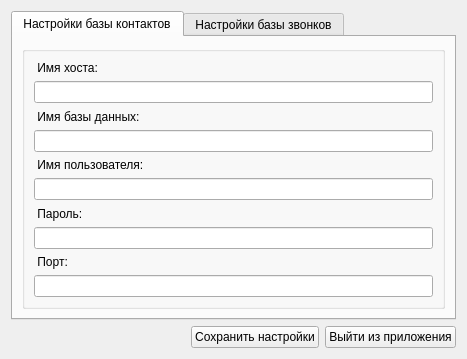
<?xml version="1.0" encoding="UTF-8"?>
<ui version="4.0">
 <class>DatabasesConnectDialog</class>
 <widget class="QDialog" name="DatabasesConnectDialog">
  <property name="geometry">
   <rect>
    <x>0</x>
    <y>0</y>
    <width>467</width>
    <height>350</height>
   </rect>
  </property>
  <property name="maximumSize">
   <size>
    <width>16777215</width>
    <height>350</height>
   </size>
  </property>
  <property name="windowTitle">
   <string>Подключение к базам данных</string>
  </property>
  <property name="windowIcon">
   <iconset resource="images.qrc">
    <normaloff>:/images/outcall-logo.png</normaloff>:/images/outcall-logo.png</iconset>
  </property>
  <layout class="QGridLayout" name="gridLayout_5">
   <item row="0" column="0">
    <widget class="QTabWidget" name="tabWidget_2">
     <property name="focusPolicy">
      <enum>Qt::StrongFocus</enum>
     </property>
     <property name="currentIndex">
      <number>0</number>
     </property>
     <widget class="QWidget" name="tab_2">
      <attribute name="title">
       <string>Настройки базы контактов</string>
      </attribute>
      <layout class="QGridLayout" name="gridLayout_4">
       <item row="0" column="0">
        <widget class="QGroupBox" name="groupBox_3">
         <property name="focusPolicy">
          <enum>Qt::NoFocus</enum>
         </property>
         <property name="title">
          <string/>
         </property>
         <layout class="QVBoxLayout" name="verticalLayout_6">
          <item>
           <widget class="QLabel" name="serverLabel_2">
            <property name="focusPolicy">
             <enum>Qt::NoFocus</enum>
            </property>
            <property name="text">
             <string> Имя хоста: </string>
            </property>
           </widget>
          </item>
          <item>
           <widget class="QLineEdit" name="hostName_1">
            <property name="enabled">
             <bool>true</bool>
            </property>
            <property name="focusPolicy">
             <enum>Qt::StrongFocus</enum>
            </property>
           </widget>
          </item>
          <item>
           <widget class="QLabel" name="userLabel_2">
            <property name="focusPolicy">
             <enum>Qt::NoFocus</enum>
            </property>
            <property name="text">
             <string> Имя базы данных:</string>
            </property>
           </widget>
          </item>
          <item>
           <widget class="QLineEdit" name="databaseName_1">
            <property name="focusPolicy">
             <enum>Qt::StrongFocus</enum>
            </property>
           </widget>
          </item>
          <item>
           <widget class="QLabel" name="passLabel_2">
            <property name="focusPolicy">
             <enum>Qt::NoFocus</enum>
            </property>
            <property name="text">
             <string> Имя пользователя:</string>
            </property>
           </widget>
          </item>
          <item>
           <widget class="QLineEdit" name="userName_1">
            <property name="focusPolicy">
             <enum>Qt::StrongFocus</enum>
            </property>
            <property name="echoMode">
             <enum>QLineEdit::Normal</enum>
            </property>
           </widget>
          </item>
          <item>
           <widget class="QLabel" name="portLabel_2">
            <property name="focusPolicy">
             <enum>Qt::NoFocus</enum>
            </property>
            <property name="text">
             <string> Пароль:</string>
            </property>
           </widget>
          </item>
          <item>
           <widget class="QLineEdit" name="password_1">
            <property name="focusPolicy">
             <enum>Qt::StrongFocus</enum>
            </property>
            <property name="text">
             <string/>
            </property>
            <property name="echoMode">
             <enum>QLineEdit::Password</enum>
            </property>
           </widget>
          </item>
          <item>
           <widget class="QLabel" name="label">
            <property name="focusPolicy">
             <enum>Qt::NoFocus</enum>
            </property>
            <property name="text">
             <string> Порт:</string>
            </property>
           </widget>
          </item>
          <item>
           <widget class="QLineEdit" name="port_1">
            <property name="focusPolicy">
             <enum>Qt::StrongFocus</enum>
            </property>
           </widget>
          </item>
         </layout>
        </widget>
       </item>
      </layout>
     </widget>
     <widget class="QWidget" name="tab_3">
      <attribute name="title">
       <string>Настройки базы звонков</string>
      </attribute>
      <layout class="QGridLayout" name="gridLayout_2">
       <item row="0" column="0">
        <widget class="QGroupBox" name="groupBox_4">
         <property name="title">
          <string/>
         </property>
         <layout class="QGridLayout" name="gridLayout">
          <item row="0" column="0">
           <widget class="QLabel" name="serverLabel_3">
            <property name="text">
             <string> Имя хоста: </string>
            </property>
           </widget>
          </item>
          <item row="1" column="0">
           <widget class="QLineEdit" name="hostName_2"/>
          </item>
          <item row="2" column="0">
           <widget class="QLabel" name="userLabel_3">
            <property name="text">
             <string> Имя базы данных:</string>
            </property>
           </widget>
          </item>
          <item row="3" column="0">
           <widget class="QLineEdit" name="databaseName_2"/>
          </item>
          <item row="4" column="0">
           <widget class="QLabel" name="passLabel_3">
            <property name="text">
             <string> Имя пользователя:</string>
            </property>
           </widget>
          </item>
          <item row="5" column="0">
           <widget class="QLineEdit" name="userName_2">
            <property name="echoMode">
             <enum>QLineEdit::Normal</enum>
            </property>
           </widget>
          </item>
          <item row="6" column="0">
           <widget class="QLabel" name="portLabel_3">
            <property name="text">
             <string> Пароль:</string>
            </property>
           </widget>
          </item>
          <item row="7" column="0">
           <widget class="QLineEdit" name="password_2">
            <property name="text">
             <string/>
            </property>
            <property name="echoMode">
             <enum>QLineEdit::Password</enum>
            </property>
           </widget>
          </item>
          <item row="8" column="0">
           <widget class="QLabel" name="label_2">
            <property name="text">
             <string> Порт:</string>
            </property>
           </widget>
          </item>
          <item row="9" column="0">
           <widget class="QLineEdit" name="port_2"/>
          </item>
         </layout>
        </widget>
       </item>
      </layout>
     </widget>
    </widget>
   </item>
   <item row="1" column="0">
    <layout class="QGridLayout" name="gridLayout_3">
     <item row="0" column="2">
      <widget class="QPushButton" name="closeButton">
       <property name="minimumSize">
        <size>
         <width>0</width>
         <height>0</height>
        </size>
       </property>
       <property name="maximumSize">
        <size>
         <width>2000</width>
         <height>2000</height>
        </size>
       </property>
       <property name="focusPolicy">
        <enum>Qt::TabFocus</enum>
       </property>
       <property name="toolTip">
        <string/>
       </property>
       <property name="text">
        <string>Выйти из приложения</string>
       </property>
       <property name="iconSize">
        <size>
         <width>23</width>
         <height>23</height>
        </size>
       </property>
       <property name="autoDefault">
        <bool>false</bool>
       </property>
      </widget>
     </item>
     <item row="0" column="1">
      <widget class="QPushButton" name="saveButton">
       <property name="minimumSize">
        <size>
         <width>0</width>
         <height>0</height>
        </size>
       </property>
       <property name="maximumSize">
        <size>
         <width>2000</width>
         <height>2000</height>
        </size>
       </property>
       <property name="focusPolicy">
        <enum>Qt::TabFocus</enum>
       </property>
       <property name="toolTip">
        <string/>
       </property>
       <property name="text">
        <string>Сохранить настройки</string>
       </property>
       <property name="iconSize">
        <size>
         <width>23</width>
         <height>23</height>
        </size>
       </property>
       <property name="autoDefault">
        <bool>false</bool>
       </property>
      </widget>
     </item>
     <item row="0" column="0">
      <spacer name="horizontalSpacer">
       <property name="orientation">
        <enum>Qt::Horizontal</enum>
       </property>
       <property name="sizeHint" stdset="0">
        <size>
         <width>40</width>
         <height>20</height>
        </size>
       </property>
      </spacer>
     </item>
    </layout>
   </item>
  </layout>
 </widget>
 <tabstops>
  <tabstop>hostName_1</tabstop>
  <tabstop>databaseName_1</tabstop>
  <tabstop>userName_1</tabstop>
  <tabstop>password_1</tabstop>
  <tabstop>port_1</tabstop>
  <tabstop>saveButton</tabstop>
  <tabstop>closeButton</tabstop>
  <tabstop>tabWidget_2</tabstop>
  <tabstop>hostName_2</tabstop>
  <tabstop>databaseName_2</tabstop>
  <tabstop>userName_2</tabstop>
  <tabstop>password_2</tabstop>
  <tabstop>port_2</tabstop>
 </tabstops>
 <resources>
  <include location="images.qrc"/>
 </resources>
 <connections/>
</ui>
